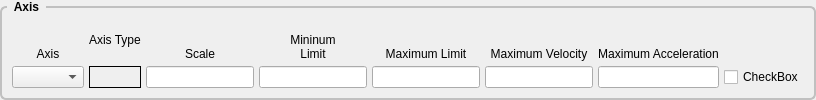
             <widget class="QGroupBox" name="jointAxisGroup_0">
              <property name="sizePolicy">
               <sizepolicy hsizetype="Preferred" vsizetype="Preferred">
                <horstretch>0</horstretch>
                <verstretch>0</verstretch>
               </sizepolicy>
              </property>
              <property name="styleSheet">
               <string notr="true">QGroupBox {
    font: bold;
    border: 2px solid silver;
    border-radius: 6px;
    margin-top: 6px;
}

QGroupBox::title {
    subcontrol-origin: margin;
    left: 7px;
    padding: 0px 5px 0px 5px;
}</string>
              </property>
              <property name="title">
               <string>Axis</string>
              </property>
              <layout class="QGridLayout" name="gridLayout_4">
               <property name="leftMargin">
                <number>10</number>
               </property>
               <property name="topMargin">
                <number>10</number>
               </property>
               <property name="rightMargin">
                <number>10</number>
               </property>
               <property name="bottomMargin">
                <number>10</number>
               </property>
               <property name="spacing">
                <number>5</number>
               </property>
               <item row="1" column="1">
                <widget class="QLabel" name="axisType_0">
                 <property name="frameShape">
                  <enum>QFrame::Box</enum>
                 </property>
                 <property name="text">
                  <string/>
                 </property>
                </widget>
               </item>
               <item row="1" column="7">
                <widget class="QLineEdit" name="maxAccel_0">
                 <property name="alignment">
                  <set>Qt::AlignRight|Qt::AlignTrailing|Qt::AlignVCenter</set>
                 </property>
                </widget>
               </item>
               <item row="1" column="0">
                <widget class="QComboBox" name="axisCB_0"/>
               </item>
               <item row="0" column="4">
                <widget class="QLabel" name="label_62">
                 <property name="text">
                  <string>&lt;html&gt;&lt;head/&gt;&lt;body&gt;&lt;p&gt;Mininum&lt;br/&gt;Limit&lt;/p&gt;&lt;/body&gt;&lt;/html&gt;</string>
                 </property>
                 <property name="alignment">
                  <set>Qt::AlignBottom|Qt::AlignHCenter</set>
                 </property>
                 <property name="wordWrap">
                  <bool>true</bool>
                 </property>
                </widget>
               </item>
               <item row="0" column="0">
                <widget class="QLabel" name="label_43">
                 <property name="text">
                  <string>Axis</string>
                 </property>
                 <property name="alignment">
                  <set>Qt::AlignBottom|Qt::AlignHCenter</set>
                 </property>
                </widget>
               </item>
               <item row="1" column="4">
                <widget class="QLineEdit" name="minLimit_0">
                 <property name="alignment">
                  <set>Qt::AlignRight|Qt::AlignTrailing|Qt::AlignVCenter</set>
                 </property>
                </widget>
               </item>
               <item row="1" column="5">
                <widget class="QLineEdit" name="maxLimit_0">
                 <property name="alignment">
                  <set>Qt::AlignRight|Qt::AlignTrailing|Qt::AlignVCenter</set>
                 </property>
                </widget>
               </item>
               <item row="0" column="5">
                <widget class="QLabel" name="label_67">
                 <property name="text">
                  <string>Maximum Limit</string>
                 </property>
                 <property name="textFormat">
                  <enum>Qt::AutoText</enum>
                 </property>
                 <property name="alignment">
                  <set>Qt::AlignBottom|Qt::AlignHCenter</set>
                 </property>
                 <property name="wordWrap">
                  <bool>true</bool>
                 </property>
                </widget>
               </item>
               <item row="0" column="6">
                <widget class="QLabel" name="label_72">
                 <property name="text">
                  <string>Maximum Velocity</string>
                 </property>
                 <property name="alignment">
                  <set>Qt::AlignBottom|Qt::AlignHCenter</set>
                 </property>
                 <property name="wordWrap">
                  <bool>true</bool>
                 </property>
                </widget>
               </item>
               <item row="1" column="6">
                <widget class="QLineEdit" name="maxVelocity_0">
                 <property name="alignment">
                  <set>Qt::AlignRight|Qt::AlignTrailing|Qt::AlignVCenter</set>
                 </property>
                </widget>
               </item>
               <item row="0" column="2">
                <widget class="QLabel" name="label_45">
                 <property name="text">
                  <string>Scale</string>
                 </property>
                 <property name="alignment">
                  <set>Qt::AlignBottom|Qt::AlignHCenter</set>
                 </property>
                </widget>
               </item>
               <item row="0" column="7">
                <widget class="QLabel" name="label_73">
                 <property name="text">
                  <string>Maximum Acceleration</string>
                 </property>
                 <property name="alignment">
                  <set>Qt::AlignBottom|Qt::AlignHCenter</set>
                 </property>
                 <property name="wordWrap">
                  <bool>true</bool>
                 </property>
                </widget>
               </item>
               <item row="0" column="1">
                <widget class="QLabel" name="label_4">
                 <property name="text">
                  <string>Axis Type</string>
                 </property>
                </widget>
               </item>
               <item row="1" column="2">
                <widget class="QLineEdit" name="scale_0"/>
               </item>
               <item row="1" column="8">
                <widget class="QCheckBox" name="reverse_0">
                 <property name="text">
                  <string>CheckBox</string>
                 </property>
                </widget>
               </item>
              </layout>
             </widget>
